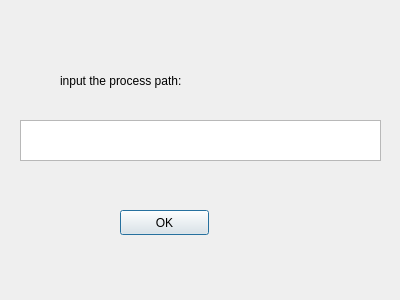
<?xml version="1.0" encoding="UTF-8"?>
<ui version="4.0">
 <class>Dialog</class>
 <widget class="QDialog" name="Dialog">
  <property name="geometry">
   <rect>
    <x>0</x>
    <y>0</y>
    <width>400</width>
    <height>300</height>
   </rect>
  </property>
  <property name="windowTitle">
   <string>Dialog</string>
  </property>
  <widget class="QLabel" name="label">
   <property name="geometry">
    <rect>
     <x>60</x>
     <y>60</y>
     <width>231</width>
     <height>41</height>
    </rect>
   </property>
   <property name="text">
    <string>input the process path:</string>
   </property>
  </widget>
  <widget class="QTextEdit" name="textEdit">
   <property name="geometry">
    <rect>
     <x>20</x>
     <y>120</y>
     <width>361</width>
     <height>41</height>
    </rect>
   </property>
  </widget>
  <widget class="QPushButton" name="pushButton">
   <property name="geometry">
    <rect>
     <x>120</x>
     <y>210</y>
     <width>89</width>
     <height>25</height>
    </rect>
   </property>
   <property name="text">
    <string>OK</string>
   </property>
  </widget>
 </widget>
 <resources/>
 <connections/>
</ui>
